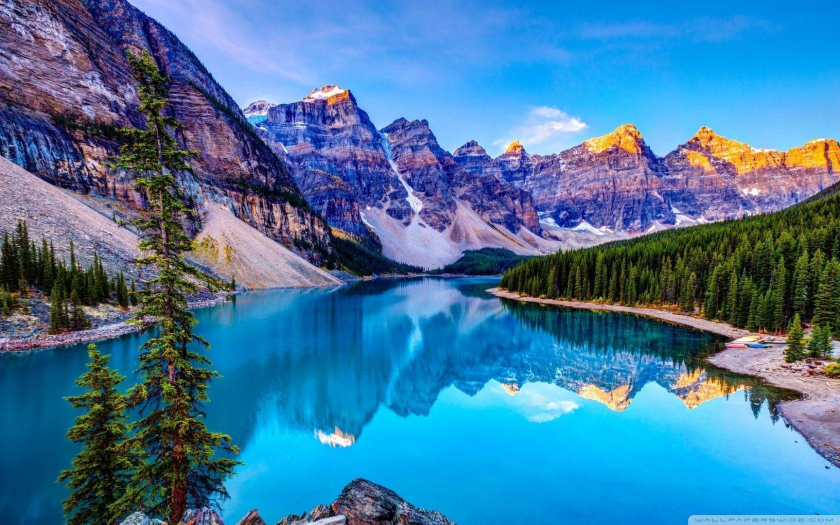
%> input picture Examples/R2020b/matlab/first/wp2005597.jpg, 1680 x 1050 px (shown at 1/2 size)
$ octave main.m   (GNU Octave 9; MATLAB toolbox functions it lacks are replaced by stand-ins)
%> lines starting %> are read from the running program, lines starting %| are printed output that depends on the picture
% Question 1
RGB = imread('wp2005597.jpg'); % load image to RGB variable
%> RGB is the input picture: size 1050x1680x3 uint8; mean R, G, B 67.3, 120.5, 160

gray = rgb2gray(RGB); % it turns image into gray scale
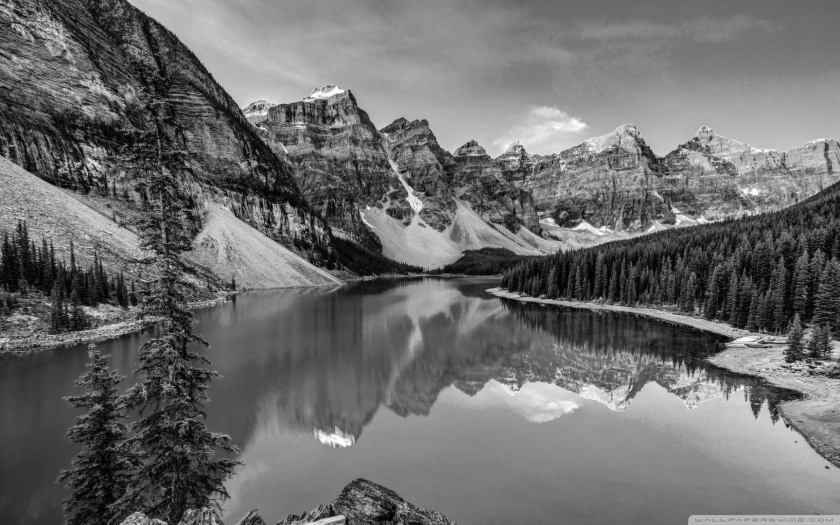
%> gray: size 1050x1680 uint8 (shown at 1/2 size); min 0, max 255, mean 109.1

resized = imresize(gray, [256 256]); % resize the image as 256x256
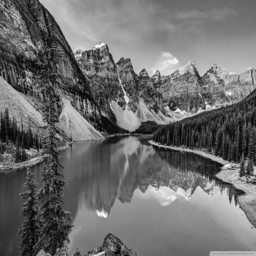
%> resized: size 256x256 uint8; min 0, max 255, mean 109.1
figure
imshow(resized)
title("Resized Image")

noise = randi([0,255], 256, 256).*0.3; % creates an array with random variable
noise = cast(noise, 'uint8'); % cast noise double to uint8

noised_image = resized+noise; % adding noise into the image
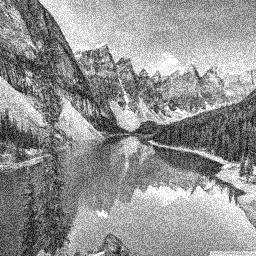
%> noised_image: size 256x256 uint8; min 6, max 255, mean 147.1
figure
imshow(noised_image)
title("Noised Image")

% Question 2
[rows, columns] = size(noise); % gets rows and columns
sqr = 3;

% convolve the mask over the image
blurred = conv2(noised_image, ones(sqr)/(sqr^2), 'same');
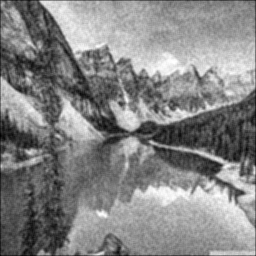
%> blurred: size 256x256 double; min 28, max 255, mean 146.3; drawn with min black and max white
blurred = cast(blurred, 'uint8');
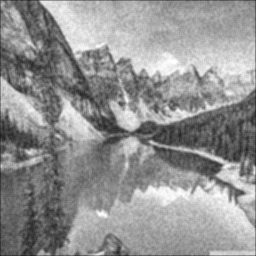
%> blurred: size 256x256 uint8; min 28, max 255, mean 146.3; mean of the top-left, top-right, bottom-left and bottom-right quarters 145.8, 165.5, 121.6, 152.4
figure
imshow(blurred)
title("Blurred Image")
